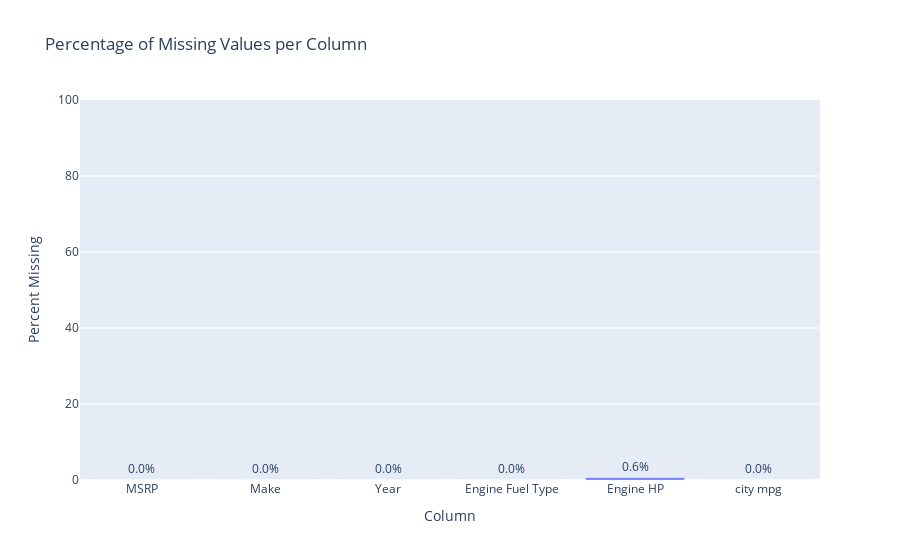

Here is the notebook cell this chart was saved with:
### Markdown cell above
XỬ LÝ GIÁ TRỊ THIẾU

### Code cell
missing_data = df.isnull().sum().reset_index()
missing_data.columns = ["column", "missing_count"]
missing_data['missing_pct'] = (missing_data["missing_count"] / len(df)) * 100
missing_data

fig = px.bar(missing_data, x="column", y="missing_pct", title="Percentage of Missing Values per Column",
             labels={"missing_pct": "Percent Missing", "column": "Column"},
             text="missing_pct")
fig.update_traces(texttemplate="%{text:.1f}%", textposition="outside")
fig.update_layout(yaxis_range=[0, 100])
fig.show()

### Figure 1 — Plotly figure (JSON) as saved in the notebook; plotly's stock layout.template omitted (floating-point values rounded to 4 significant figures)
{"data": [{"hovertemplate": "Column=%{x}<br>Percent Missing=%{text}<extra></extra>", "legendgroup": "", "marker": {"color": "#636efa", "pattern": {"shape": ""}}, "name": "", "orientation": "v", "showlegend": false, "text": [0.0, 0.0, 0.0, 0.02518, 0.5792, 0.0], "textposition": "outside", "texttemplate": "%{text:.1f}%", "type": "bar", "x": ["MSRP", "Make", "Year", "Engine Fuel Type", "Engine HP", "city mpg"], "xaxis": "x", "y": [0.0, 0.0, 0.0, 0.02518, 0.5792, 0.0], "yaxis": "y"}], "layout": {"barmode": "relative", "legend": {"tracegroupgap": 0}, "title": {"text": "Percentage of Missing Values per Column"}, "xaxis": {"anchor": "y", "domain": [0, 1], "title": {"text": "Column"}}, "yaxis": {"anchor": "x", "domain": [0, 1], "range": [0, 100], "title": {"text": "Percent Missing"}}}}
